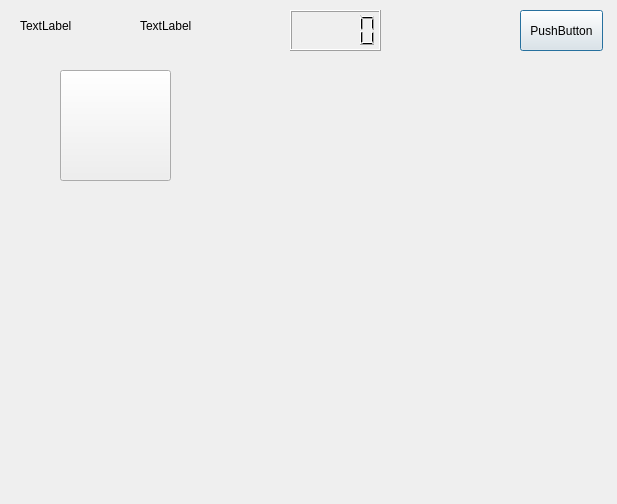
<?xml version="1.0" encoding="UTF-8"?>
<ui version="4.0">
 <class>Game</class>
 <widget class="QDialog" name="Game">
  <property name="geometry">
   <rect>
    <x>0</x>
    <y>0</y>
    <width>617</width>
    <height>504</height>
   </rect>
  </property>
  <property name="windowTitle">
   <string>Dialog</string>
  </property>
  <widget class="QLabel" name="player1Username">
   <property name="geometry">
    <rect>
     <x>20</x>
     <y>10</y>
     <width>81</width>
     <height>31</height>
    </rect>
   </property>
   <property name="text">
    <string>TextLabel</string>
   </property>
  </widget>
  <widget class="QLabel" name="player2Username">
   <property name="geometry">
    <rect>
     <x>140</x>
     <y>10</y>
     <width>81</width>
     <height>31</height>
    </rect>
   </property>
   <property name="text">
    <string>TextLabel</string>
   </property>
  </widget>
  <widget class="QLCDNumber" name="Timer">
   <property name="geometry">
    <rect>
     <x>290</x>
     <y>10</y>
     <width>91</width>
     <height>41</height>
    </rect>
   </property>
  </widget>
  <widget class="QPushButton" name="exitBtn">
   <property name="geometry">
    <rect>
     <x>520</x>
     <y>10</y>
     <width>83</width>
     <height>41</height>
    </rect>
   </property>
   <property name="text">
    <string>PushButton</string>
   </property>
  </widget>
  <widget class="QPushButton" name="btn1">
   <property name="geometry">
    <rect>
     <x>60</x>
     <y>70</y>
     <width>111</width>
     <height>111</height>
    </rect>
   </property>
   <property name="minimumSize">
    <size>
     <width>0</width>
     <height>100</height>
    </size>
   </property>
   <property name="text">
    <string/>
   </property>
  </widget>
 </widget>
 <resources/>
 <connections/>
</ui>
